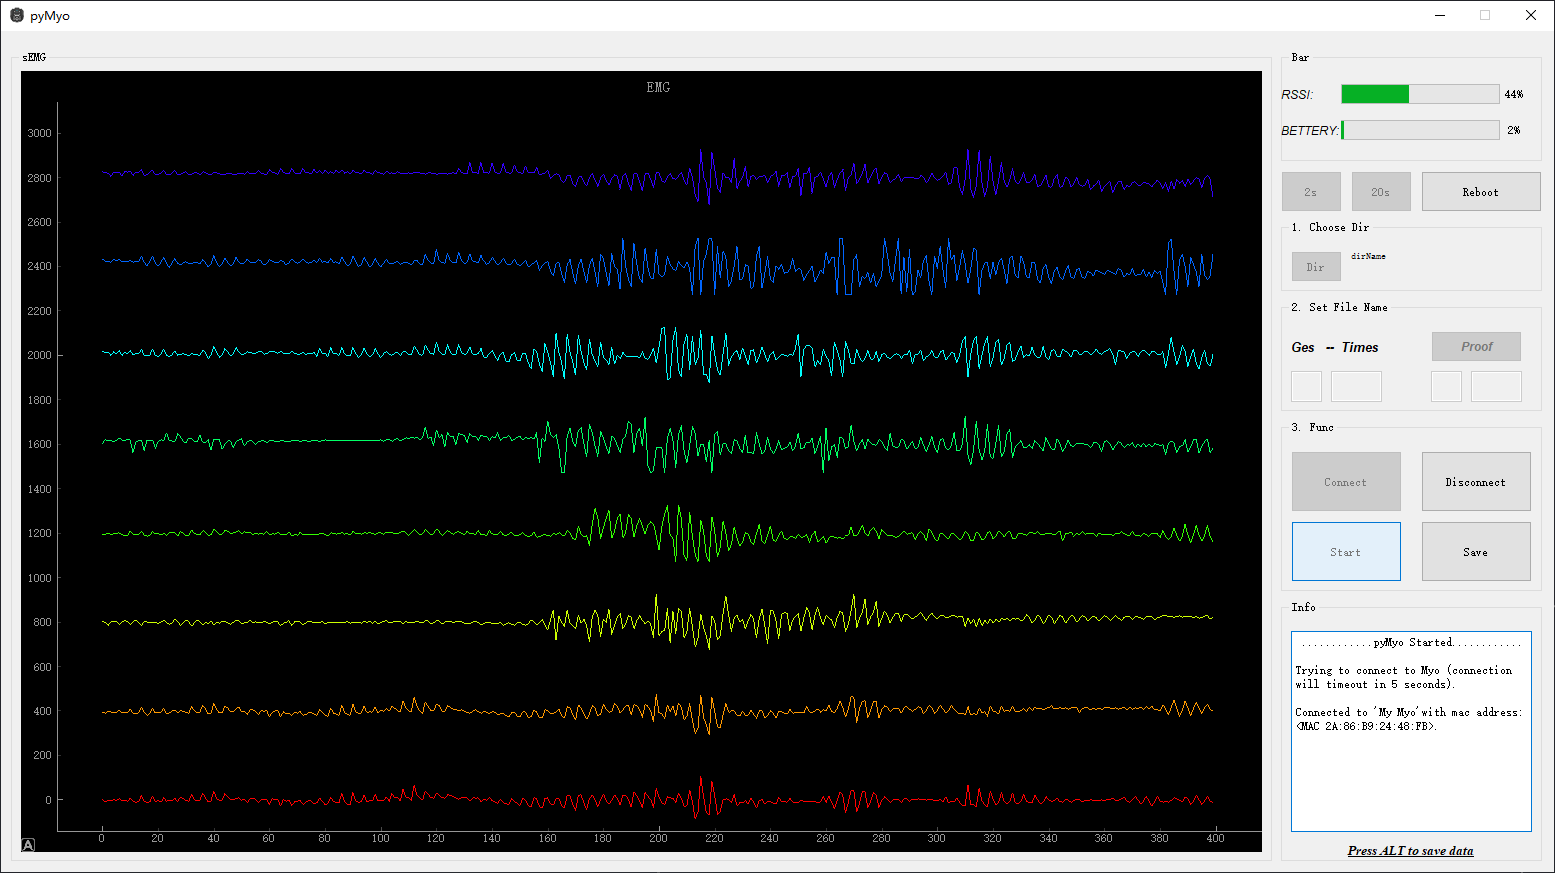

Reproduce this figure in Python.
import sys, os
if hasattr(sys, 'frozen'):
    os.environ['PATH'] = sys._MEIPASS + ";" + os.environ['PATH']

from collections import deque
import numpy as np
from PyQt5.QtWidgets import QWidget, QMessageBox, QApplication, QFileDialog
from PyQt5.QtCore import QTimer, Qt
import pyqtgraph as pg
from myoManager import MyoManager, EventType
from pyMyoUI import Ui_Form


class Win(QWidget):
    def __init__(self, parent=None):
        super().__init__(parent)

        self.__ui = Ui_Form()
        self.__ui.setupUi(self)

        self.timer = QTimer(self)
        self.emgcurve = []

        self.emg_data_queue = deque(maxlen=400)
        self.myo = None
        self.n = 400

        self.initUI()

    def initUI(self):
        self.emgplot = pg.PlotWidget()
        pg.setConfigOptions(leftButtonPan=False)
        self.emgplot.setTitle("EMG")
        self.emgplot.setXRange(0, 400)
        self.emgplot.setYRange(0, 3000)
        self.__ui.graph_layout.addWidget(self.emgplot)

        for i in range(8):
            c = self.emgplot.plot(pen=(i, 10))
            c.setPos(0, i * 400)
            self.emgcurve.append(c)

        self.__ui.connectBtn.clicked.connect(self.connection)
        self.__ui.connectBtn.setEnabled(True)

        self.__ui.startBtn.clicked.connect(self.start)
        self.__ui.startBtn.setEnabled(False)

        self.__ui.saveBtn.clicked.connect(self.pause_sample)
        self.__ui.saveBtn.setEnabled(False)

        self.__ui.disConnectBtn.clicked.connect(self.disconnection)
        self.__ui.disConnectBtn.setEnabled(False)

    def connection(self):
        self.__ui.msgBrowser.append("Trying to connect to Myo (connection will timeout in 5 seconds)" + '\n')
        if not self.myo:
            self.myo = MyoManager(sender=self)

        if not self.myo.connected:
            self.myo.connect()

    def disconnection(self):
        self.__ui.msgBrowser.append("Disconnected from Myo" + '\n')

        if self.myo:
            if self.myo.connected:
                self.myo.disconnect()

    def start(self):
        if self.__ui.startBtn.isEnabled():
            self.__ui.startBtn.setEnabled(False)
            self.__ui.saveBtn.setEnabled(True)

        self.start_sampling()
        self.timer_start()

    def start_sampling(self):
        self.emg_data_queue.append(self.myo.listener.emg)
        output_data = list(self.emg_data_queue)
        output_emg = np.array([x for x in output_data]).T

        return output_emg

    def callback(self, dictMsg):
        typeEvt = dictMsg["type"]
        dataEvt = dictMsg["data"]

        if typeEvt == EventType.battery_level:
            self.__ui.setBETTERY.setText(repr(dataEvt["battery"]))

        if typeEvt == EventType.rssi:
            self.__ui.setRSSI.setText(repr(dataEvt["rssi"]))

        if typeEvt == EventType.connected:
            self.__ui.msgBrowser.append("Connected to "
                                        + repr(dataEvt["name"])
                                        + "with mac address: "
                                        + repr(dataEvt["mac_address"])
                                        + '\n')

            self.__ui.connectBtn.setEnabled(False)
            self.__ui.disConnectBtn.setEnabled(True)
            self.__ui.startBtn.setEnabled(True)
            self.__ui.saveBtn.setEnabled(True)

        elif typeEvt == EventType.disconnected:
            if dataEvt["timeout"]:
                self.__ui.msgBrowser.append("Connection timed out!" + '\n')

            if dataEvt["unOpenMyo"]:
                self.__ui.msgBrowser.append("Unable to connect to Myo Connect. Is Myo Connect running?" + '\n')

            self.__ui.connectBtn.setEnabled(True)
            self.__ui.disConnectBtn.setEnabled(False)
            self.__ui.startBtn.setEnabled(False)
            self.__ui.saveBtn.setEnabled(False)

        elif typeEvt == EventType.emg:
            self.emg_data_queue.append(dataEvt["emg"])

    def pause_sample(self):
        self.timer.stop()
        self.__ui.startBtn.setEnabled(True)
        self.__ui.saveBtn.setEnabled(False)
        self.saveFile()

    def timer_start(self):
        self.timer.timeout.connect(self.update_plots)
        self.timer.start()

    def update_plots(self):
        buffer0 = []
        buffer1 = []
        buffer2 = []
        buffer3 = []
        buffer4 = []
        buffer5 = []
        buffer6 = []
        buffer7 = []

        emgSolve = self.emg_data_queue
        for j in emgSolve:
            emg = j
            buffer0.append(emg[0])
            buffer1.append(emg[1])
            buffer2.append(emg[2])
            buffer3.append(emg[3])
            buffer4.append(emg[4])
            buffer5.append(emg[5])
            buffer6.append(emg[6])
            buffer7.append(emg[7])
        all_buffer = [buffer7, buffer6, buffer5, buffer4, buffer3, buffer2, buffer1, buffer0]

        for i in range(8):
            self.emgcurve[i].setData(all_buffer[i])

        return emgSolve

    def saveFile(self):
        emg_data = self.update_plots()
        emg_data = np.array([x for x in emg_data]).T

        temp = emg_data.flatten('A').tolist()
        new = []
        count = 0
        for i in temp:
            new.append(i)
            count += 1
            new.append('\t')
            if count % 8 == 0:
                new.append('\n')

        new = ''.join('%s' % k for k in new)  # surprise code.

        fileName, _ = QFileDialog.getSaveFileName(self,
                                                  "文件保存",
                                                  "./",
                                                  "All Files (*);;Text Files(*.txt)",
                                                  "Text Files(*.txt)")
        if fileName:
            with open(fileName, 'w') as f:
                f.write("{}".format(new))

        self.start()

    def keyPressEvent(self, event):
        if event.key() == Qt.Key_Alt:
            self.pause_sample()

    def closeEvent(self, event):
        result = QMessageBox.question(
            self, 'Quit', 'Are you sure?',
            QMessageBox.Yes | QMessageBox.No)
        if result == QMessageBox.Yes:
            event.accept()
        else:
            event.ignore()


if __name__ == '__main__':
    app = QApplication(sys.argv)
    win = Win()

    win.show()
    sys.exit(app.exec_())
